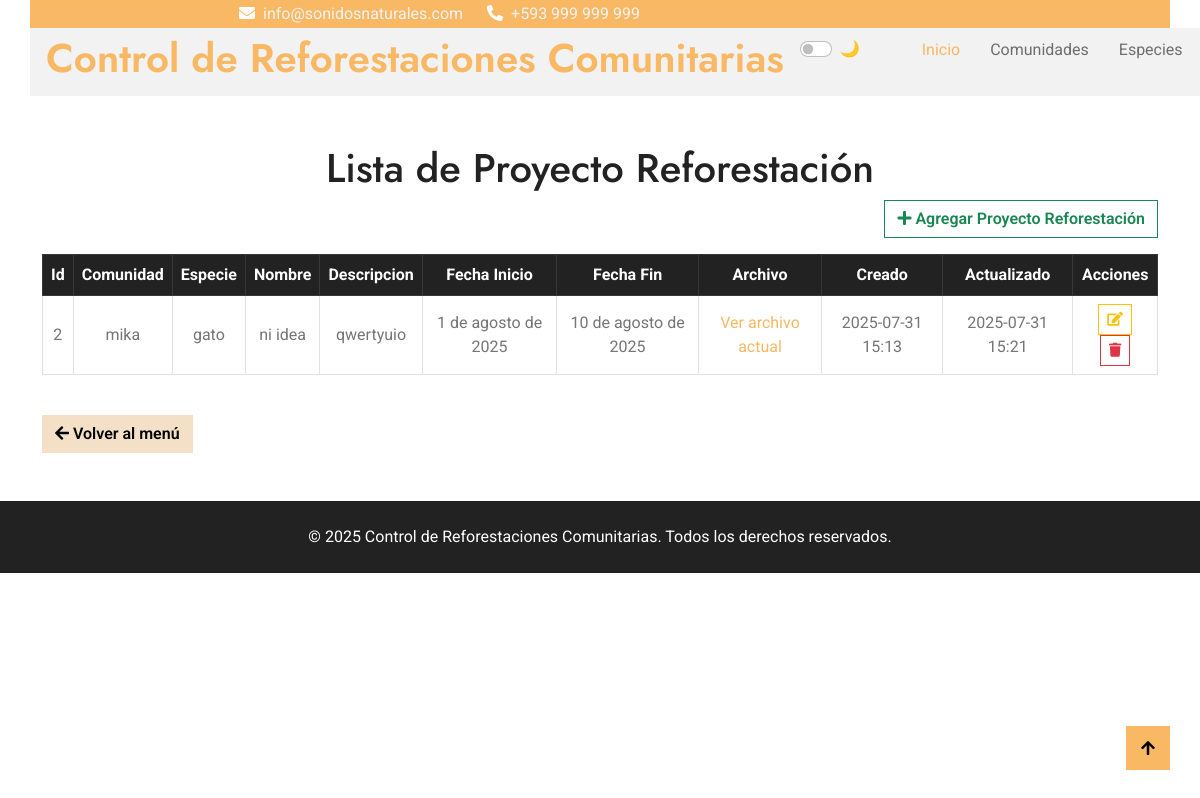
Before: /proyecto/ with the older database file.
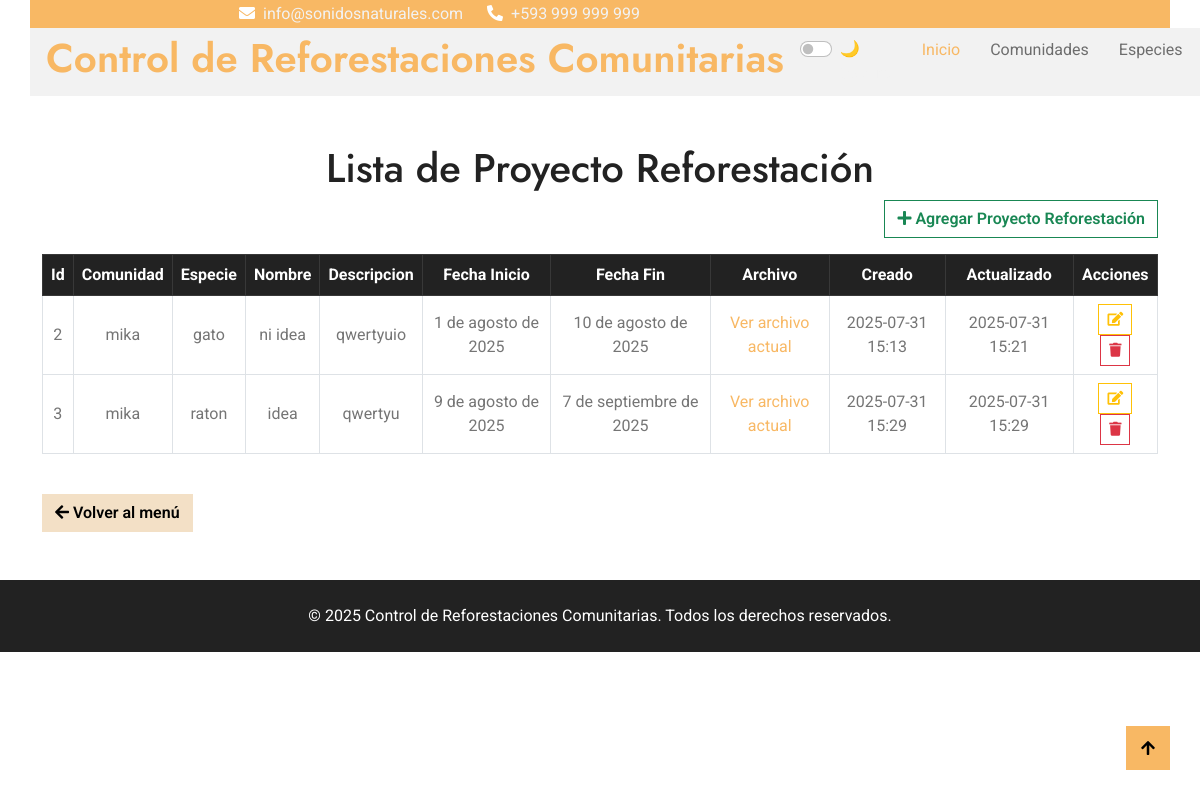
After: the same page with the newer database file.
### Aplicaciones/Proyecto/models.py (models this page shows, shortened)
class Proyecto(models.Model):
    comunidad = models.ForeignKey(Comunidad, on_delete=models.CASCADE)
    especie = models.ForeignKey(Especie, on_delete=models.CASCADE)
    nombre = models.CharField(max_length=100)
    descripcion = models.TextField()
    fecha_inicio = models.DateField()
    fecha_fin = models.DateField()
    archivo = models.FileField(upload_to='media/proyectos/', blank=True)
    creado = models.DateTimeField(auto_now_add=True)
    actualizado = models.DateTimeField(auto_now=True)

### Aplicaciones/Comunidad/models.py (models this page shows)
class Comunidad(models.Model):
    nombre = models.CharField(max_length=100)
    latitud = models.DecimalField(max_digits=9, decimal_places=6)
    longitud = models.DecimalField(max_digits=9, decimal_places=6)
    descripcion = models.TextField(blank=True)
    creado = models.DateTimeField(auto_now_add=True)
    actualizado = models.DateTimeField(auto_now=True)
    def __str__(self):
        return self.nombre

### Aplicaciones/Especie/models.py (models this page shows)
class Especie(models.Model):
    nombre_comun = models.CharField(max_length=100)
    nombre_cientifico = models.CharField(max_length=150, blank=True)
    imagen = models.ImageField(upload_to='media/especies/', blank=True , null=True)
    creado = models.DateTimeField(auto_now_add=True)
    actualizado = models.DateTimeField(auto_now=True)
    def __str__(self):
        return self.nombre_comun

### Aplicaciones/Proyecto/views.py (the view)
# urls.py: path('', views.listaProyecto, name='lista_proyecto'),
def listaProyecto(request):
    proyectos = Proyecto.objects.all()
    return render(request, 'proyecto/lista.html', {'proyectos': proyectos})

### Aplicaciones/Proyecto/templates/proyecto/lista.html (shortened to what this page needs)
{% extends "plantilla.html" %}
{% block contenido %}
<div class="container mt-5">
    <h1 class="text-center">Lista de Proyecto Reforestación</h1>
    <div class="text-end mb-3">
        <a href="{% url 'nuevo_proyecto' %}" class="btn btn-outline-success">
            <i class="fa fa-plus"></i> Agregar Proyecto Reforestación
        </a>
    </div>
    <div class="table-responsive">
        <table class="table table-bordered table-hover align-middle text-center">
            <thead class="table-dark">
                <tr>
                    <th>Id</th>
                    <th>Comunidad</th>
                    <th>Especie</th>
                    <th>Nombre</th>
                    <th>Descripcion</th>
                    <th>Fecha Inicio</th>
                    <th>Fecha Fin</th>
                    <th>Archivo</th>
                    <th>Creado</th>
                    <th>Actualizado</th>
                    <th>Acciones</th>
                </tr>
            </thead>
            <tbody>
                {% for proyecto in proyectos %}
                <tr>
                    <td>{{ proyecto.id }}</td>
                    <td>{{ proyecto.comunidad }}</td>
                    <td>{{ proyecto.especie }}</td>
                    <td>{{ proyecto.nombre }}</td>
                    <td>{{ proyecto.descripcion }}</td>
                    <td>{{ proyecto.fecha_inicio }}</td>
                    <td>{{ proyecto.fecha_fin }}</td>
                    <td>
                        {%if proyecto.archivo %}
                            <a href="{{ proyecto.archivo.url }}" target="_blank">Ver archivo actual</a>
                        {% else %}
                            <span class="text-muted">Sin archivo</span>
                        {% endif %}
                    </td>
                    <td>{{ proyecto.creado|date:"Y-m-d H:i" }}</td>
                    <td>{{ proyecto.actualizado|date:"Y-m-d H:i" }}</td>
                    <td>
                        <a href="editar/{{ proyecto.id }}/" class="btn btn-outline-warning btn-sm" title="Editar">
                            <i class="fa fa-edit"></i>
                        </a>
                        <button onclick="confirmDelete('{{ proyecto.id }}')" class="btn btn-outline-danger btn-sm" title="Eliminar">
                            <i class="fa fa-trash"></i>
                        </button>
                    </td>
                </tr>
                {% endfor %}
            </tbody>
        </table>
    </div>
    <div class="mt-4">
        <a href="/" class="btn btn-secondary">
            <i class="fa fa-arrow-left"></i> Volver al menú
        </a>
    </div>
 </div>
 {% endblock %}

Changed rows visible on the page:
added Proyecto: id "3", comunidad "mika", especie "raton", nombre "idea", descripcion "qwertyu", fecha_inicio "9 de agosto de 2025", fecha_fin "7 de septiembre de 2025", creado "2025-07-31 15:29", actualizado "2025-07-31 15:29"
